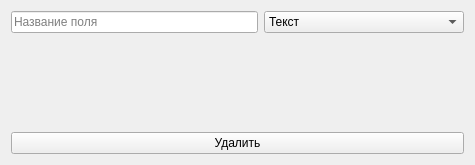
<?xml version="1.0" encoding="UTF-8"?>
<ui version="4.0">
 <class>Form</class>
 <widget class="QWidget" name="Form">
  <property name="geometry">
   <rect>
    <x>0</x>
    <y>0</y>
    <width>475</width>
    <height>165</height>
   </rect>
  </property>
  <property name="sizePolicy">
   <sizepolicy hsizetype="Minimum" vsizetype="Preferred">
    <horstretch>0</horstretch>
    <verstretch>0</verstretch>
   </sizepolicy>
  </property>
  <property name="minimumSize">
   <size>
    <width>475</width>
    <height>0</height>
   </size>
  </property>
  <property name="windowTitle">
   <string>Form</string>
  </property>
  <layout class="QVBoxLayout" name="layout">
   <item>
    <layout class="QHBoxLayout" name="formLayout">
     <item>
      <widget class="QLineEdit" name="labelField">
       <property name="minimumSize">
        <size>
         <width>200</width>
         <height>0</height>
        </size>
       </property>
       <property name="placeholderText">
        <string>Название поля</string>
       </property>
      </widget>
     </item>
     <item>
      <widget class="QComboBox" name="typeEnum">
       <property name="minimumSize">
        <size>
         <width>200</width>
         <height>0</height>
        </size>
       </property>
       <item>
        <property name="text">
         <string>Текст</string>
        </property>
       </item>
       <item>
        <property name="text">
         <string>Целое число</string>
        </property>
       </item>
       <item>
        <property name="text">
         <string>Рациональное число</string>
        </property>
       </item>
       <item>
        <property name="text">
         <string>Время</string>
        </property>
       </item>
       <item>
        <property name="text">
         <string>Дата</string>
        </property>
       </item>
       <item>
        <property name="text">
         <string>Дата и время</string>
        </property>
       </item>
       <item>
        <property name="text">
         <string>Флажок</string>
        </property>
       </item>
       <item>
        <property name="text">
         <string>Переключатель</string>
        </property>
       </item>
      </widget>
     </item>
    </layout>
   </item>
   <item>
    <layout class="QVBoxLayout" name="propertiesLayout">
     <property name="spacing">
      <number>0</number>
     </property>
     <property name="leftMargin">
      <number>0</number>
     </property>
     <property name="topMargin">
      <number>0</number>
     </property>
     <property name="rightMargin">
      <number>0</number>
     </property>
     <property name="bottomMargin">
      <number>0</number>
     </property>
    </layout>
   </item>
   <item>
    <spacer name="verticalSpacer">
     <property name="orientation">
      <enum>Qt::Vertical</enum>
     </property>
     <property name="sizeHint" stdset="0">
      <size>
       <width>20</width>
       <height>40</height>
      </size>
     </property>
    </spacer>
   </item>
   <item>
    <widget class="QPushButton" name="deleteButton">
     <property name="text">
      <string>Удалить</string>
     </property>
     <property name="icon">
      <iconset resource="../../../src.qrc">
       <normaloff>:/src/src/delete.png</normaloff>:/src/src/delete.png</iconset>
     </property>
     <property name="autoDefault">
      <bool>false</bool>
     </property>
    </widget>
   </item>
  </layout>
 </widget>
 <resources>
  <include location="../../../src.qrc"/>
 </resources>
 <connections/>
</ui>
